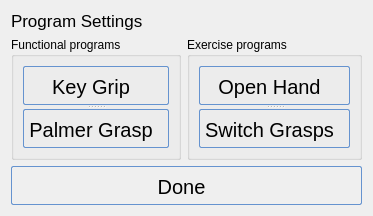
      <widget class="QWidget" name="tab_3">
       <attribute name="title">
        <string>Program Settings</string>
       </attribute>
       <layout class="QGridLayout" name="gridLayout_3">
        <item row="1" column="0">
         <widget class="QGroupBox" name="groupBox">
          <property name="title">
           <string>Functional programs</string>
          </property>
          <layout class="QGridLayout" name="gridLayout">
           <item row="0" column="0">
            <widget class="QSplitter" name="splitter">
             <property name="orientation">
              <enum>Qt::Vertical</enum>
             </property>
             <widget class="QPushButton" name="pushButton_programKeyGrip">
              <property name="font">
               <font>
                <family>Arial</family>
                <pointsize>-1</pointsize>
                <weight>50</weight>
                <italic>false</italic>
                <bold>false</bold>
               </font>
              </property>
              <property name="styleSheet">
               <string notr="true">QPushButton:hover{
        background: qlineargradient(x1 : 0, y1 : 0, x2 : 0, y2 :   1, stop :   0.0 #ffd9aa,
                stop :   0.5 #ffbb6e, stop :   0.55 #feae42, stop :   1.0 #fedb74);
}

QPushButton {
        border: 1px solid #6593cf;
        border-radius: 2px;
        padding: 5px 15px 2px 5px;
        background: qlineargradient(x1 : 0, y1 : 0, x2 : 0, y2 :   1, stop :   0.0 #f5f9ff,
                stop :   0.5 #c7dfff, stop :   0.55 #afd2ff, stop :   1.0 #c0dbff);
        color: #0000;
        font:  large &quot;Arial&quot;;
		font-size: 20px;
        height: 30px;
}




QPushButton:pressed {
        background: qlineargradient(x1 : 0, y1 : 0, x2 : 0, y2 :   1, stop :   0.0 #c0dbff,
        stop :   0.5 #cfd26f, stop :   0.55 #c7df6f, stop :   1.0 #f5f9ff);
        padding-top: 2px;
        padding-left: 3px;

}
QPushButton:on {
        background: qlineargradient(x1 : 0, y1 : 0, x2 : 0, y2 :   1, stop :   0.0 #5AA72D,
        stop :   0.5 #B3E296, stop :   0.55 #B3E296, stop :   1.0 #f5f9ff);
        padding-top: 2px;
        padding-left: 3px;
}

QPushButton:disabled {
        background: transparent #e5e9ee;
        padding-top: 2px;        
        padding-left: 3px;
        color: black;
}</string>
              </property>
              <property name="text">
               <string>Key Grip</string>
              </property>
             </widget>
             <widget class="QPushButton" name="pushButton_programPalmerGrasp">
              <property name="styleSheet">
               <string notr="true">QPushButton:hover{
        background: qlineargradient(x1 : 0, y1 : 0, x2 : 0, y2 :   1, stop :   0.0 #ffd9aa,
                stop :   0.5 #ffbb6e, stop :   0.55 #feae42, stop :   1.0 #fedb74);
}

QPushButton {
        border: 1px solid #6593cf;
        border-radius: 2px;
        padding: 5px 15px 2px 5px;
        background: qlineargradient(x1 : 0, y1 : 0, x2 : 0, y2 :   1, stop :   0.0 #f5f9ff,
                stop :   0.5 #c7dfff, stop :   0.55 #afd2ff, stop :   1.0 #c0dbff);
        color: #0000;
        font:  large &quot;Arial&quot;;
		font-size: 20px;
        height: 30px;
}




QPushButton:pressed {
        background: qlineargradient(x1 : 0, y1 : 0, x2 : 0, y2 :   1, stop :   0.0 #c0dbff,
        stop :   0.5 #cfd26f, stop :   0.55 #c7df6f, stop :   1.0 #f5f9ff);
        padding-top: 2px;
        padding-left: 3px;

}
QPushButton:on {
        background: qlineargradient(x1 : 0, y1 : 0, x2 : 0, y2 :   1, stop :   0.0 #5AA72D,
        stop :   0.5 #B3E296, stop :   0.55 #B3E296, stop :   1.0 #f5f9ff);
        padding-top: 2px;
        padding-left: 3px;
}

QPushButton:disabled {
        background: transparent #e5e9ee;
        padding-top: 2px;        
        padding-left: 3px;
        color: black;
}</string>
              </property>
              <property name="text">
               <string>Palmer Grasp</string>
              </property>
             </widget>
            </widget>
           </item>
          </layout>
         </widget>
        </item>
        <item row="0" column="0">
         <widget class="QLabel" name="label_3">
          <property name="font">
           <font>
            <pointsize>13</pointsize>
           </font>
          </property>
          <property name="text">
           <string>Program Settings</string>
          </property>
         </widget>
        </item>
        <item row="2" column="0" colspan="2">
         <widget class="QPushButton" name="pushButton_5">
          <property name="styleSheet">
           <string notr="true">QPushButton:hover{
        background: qlineargradient(x1 : 0, y1 : 0, x2 : 0, y2 :   1, stop :   0.0 #ffd9aa,
                stop :   0.5 #ffbb6e, stop :   0.55 #feae42, stop :   1.0 #fedb74);
}

QPushButton {
        border: 1px solid #6593cf;
        border-radius: 2px;
        padding: 5px 15px 2px 5px;
        background: qlineargradient(x1 : 0, y1 : 0, x2 : 0, y2 :   1, stop :   0.0 #f5f9ff,
                stop :   0.5 #c7dfff, stop :   0.55 #afd2ff, stop :   1.0 #c0dbff);
        color: #0000;
        font:  large &quot;Arial&quot;;
		font-size: 20px;
        height: 30px;
}




QPushButton:pressed {
        background: qlineargradient(x1 : 0, y1 : 0, x2 : 0, y2 :   1, stop :   0.0 #c0dbff,
        stop :   0.5 #cfd26f, stop :   0.55 #c7df6f, stop :   1.0 #f5f9ff);
        padding-top: 2px;
        padding-left: 3px;

}
QPushButton:on {
        background: qlineargradient(x1 : 0, y1 : 0, x2 : 0, y2 :   1, stop :   0.0 #5AA72D,
        stop :   0.5 #B3E296, stop :   0.55 #B3E296, stop :   1.0 #f5f9ff);
        padding-top: 2px;
        padding-left: 3px;
}

QPushButton:disabled {
        background: transparent #e5e9ee;
        padding-top: 2px;        
        padding-left: 3px;
        color: black;
}</string>
          </property>
          <property name="text">
           <string>Done</string>
          </property>
         </widget>
        </item>
        <item row="1" column="1">
         <widget class="QGroupBox" name="groupBox_2">
          <property name="title">
           <string>Exercise programs</string>
          </property>
          <layout class="QGridLayout" name="gridLayout_2">
           <item row="0" column="0">
            <widget class="QSplitter" name="splitter_2">
             <property name="orientation">
              <enum>Qt::Vertical</enum>
             </property>
             <widget class="QPushButton" name="pushButton_programOpenHand">
              <property name="styleSheet">
               <string notr="true">QPushButton:hover{
        background: qlineargradient(x1 : 0, y1 : 0, x2 : 0, y2 :   1, stop :   0.0 #ffd9aa,
                stop :   0.5 #ffbb6e, stop :   0.55 #feae42, stop :   1.0 #fedb74);
}

QPushButton {
        border: 1px solid #6593cf;
        border-radius: 2px;
        padding: 5px 15px 2px 5px;
        background: qlineargradient(x1 : 0, y1 : 0, x2 : 0, y2 :   1, stop :   0.0 #f5f9ff,
                stop :   0.5 #c7dfff, stop :   0.55 #afd2ff, stop :   1.0 #c0dbff);
        color: #0000;
        font:  large &quot;Arial&quot;;
		font-size: 20px;
        height: 30px;
}




QPushButton:pressed {
        background: qlineargradient(x1 : 0, y1 : 0, x2 : 0, y2 :   1, stop :   0.0 #c0dbff,
        stop :   0.5 #cfd26f, stop :   0.55 #c7df6f, stop :   1.0 #f5f9ff);
        padding-top: 2px;
        padding-left: 3px;

}
QPushButton:on {
        background: qlineargradient(x1 : 0, y1 : 0, x2 : 0, y2 :   1, stop :   0.0 #5AA72D,
        stop :   0.5 #B3E296, stop :   0.55 #B3E296, stop :   1.0 #f5f9ff);
        padding-top: 2px;
        padding-left: 3px;
}

QPushButton:disabled {
        background: transparent #e5e9ee;
        padding-top: 2px;        
        padding-left: 3px;
        color: black;
}</string>
              </property>
              <property name="text">
               <string>Open Hand</string>
              </property>
             </widget>
             <widget class="QPushButton" name="pushButton_programSwitchGrasp">
              <property name="styleSheet">
               <string notr="true">QPushButton:hover{
        background: qlineargradient(x1 : 0, y1 : 0, x2 : 0, y2 :   1, stop :   0.0 #ffd9aa,
                stop :   0.5 #ffbb6e, stop :   0.55 #feae42, stop :   1.0 #fedb74);
}

QPushButton {
        border: 1px solid #6593cf;
        border-radius: 2px;
        padding: 5px 15px 2px 5px;
        background: qlineargradient(x1 : 0, y1 : 0, x2 : 0, y2 :   1, stop :   0.0 #f5f9ff,
                stop :   0.5 #c7dfff, stop :   0.55 #afd2ff, stop :   1.0 #c0dbff);
        color: #0000;
        font:  large &quot;Arial&quot;;
		font-size: 20px;
        height: 30px;
}




QPushButton:pressed {
        background: qlineargradient(x1 : 0, y1 : 0, x2 : 0, y2 :   1, stop :   0.0 #c0dbff,
        stop :   0.5 #cfd26f, stop :   0.55 #c7df6f, stop :   1.0 #f5f9ff);
        padding-top: 2px;
        padding-left: 3px;

}
QPushButton:on {
        background: qlineargradient(x1 : 0, y1 : 0, x2 : 0, y2 :   1, stop :   0.0 #5AA72D,
        stop :   0.5 #B3E296, stop :   0.55 #B3E296, stop :   1.0 #f5f9ff);
        padding-top: 2px;
        padding-left: 3px;
}

QPushButton:disabled {
        background: transparent #e5e9ee;
        padding-top: 2px;        
        padding-left: 3px;
        color: black;
}</string>
              </property>
              <property name="text">
               <string>Switch Grasps</string>
              </property>
             </widget>
            </widget>
           </item>
          </layout>
         </widget>
        </item>
       </layout>
      </widget>
